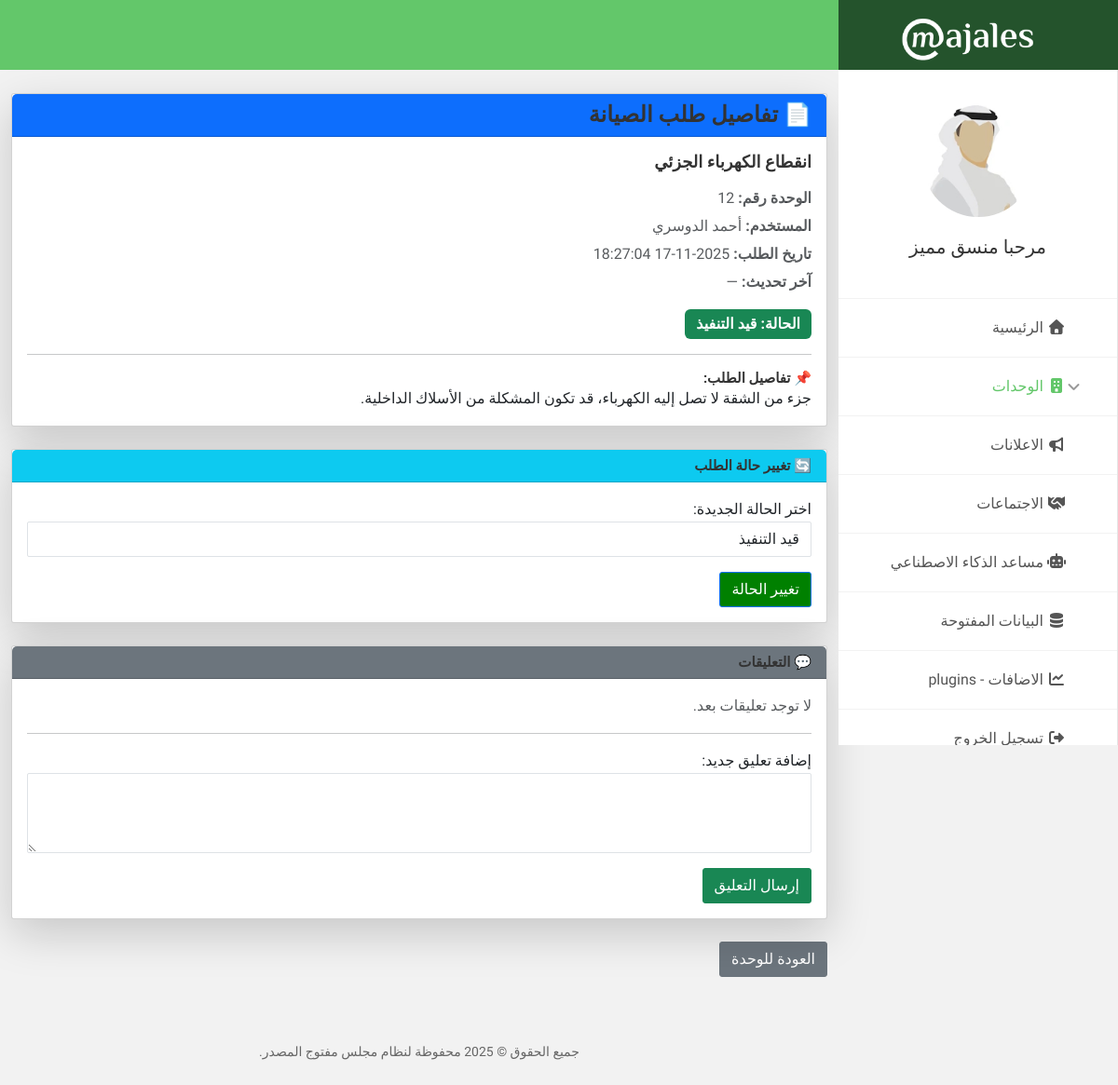
The app's page /viewrequest.php?rid=11 (signed in) with its own data.
### tables this page shows
CREATE TABLE `requests` (
  `id` int(11) NOT NULL,
  `unit_id` int(11) NOT NULL,
  `user_id` int(11) NOT NULL,
  `request_title` varchar(255) NOT NULL,
  `request_text` text NOT NULL,
  `request_date` datetime NOT NULL DEFAULT current_timestamp(),
  `last_update` datetime DEFAULT NULL ON UPDATE current_timestamp(),
  `status` enum('open','pending','in review','in progress','hold','done','canceled') NOT NULL DEFAULT 'open'
);

CREATE TABLE `users` (
  `ID` int(11) NOT NULL,
  `Name` varchar(50) NOT NULL,
  `Email` varchar(70) NOT NULL,
  `Picture_Filename` varchar(50) DEFAULT NULL,
  `Password` varchar(32) NOT NULL,
  `Register_Date` datetime NOT NULL DEFAULT current_timestamp()
);

### viewrequest.php (the view, shortened to what this page needs)
<?php
include("Configuration/Header.php");
include("Configuration/DBInfoReader.php");
$request_id = isset($_GET['rid']) ? intval($_GET['rid']) : 0;
$query = "SELECT r.*, u.name AS user_name
          FROM requests r
          LEFT JOIN users u ON r.user_id = u.id
          WHERE r.id = ?";
$stmt = mysqli_prepare($Connection, $query);
mysqli_stmt_bind_param($stmt, "i", $request_id);
mysqli_stmt_execute($stmt);
$result = mysqli_stmt_get_result($stmt);
$request = mysqli_fetch_assoc($result);
function status_label($st) {
    switch ($st) {
        case "in progress": return ["قيد التنفيذ", "success"];
    }
}
list($status_text, $status_color) = status_label($request["status"]);
?>
<div class="container mt-5" dir="rtl" style="text-align:right;">
    <div class="card shadow-lg mb-4">
        <div class="card-header bg-primary text-white">
            <h3 class="m-0">📄 تفاصيل طلب الصيانة</h3>
        </div>
        <div class="card-body">
            <h4 class="mb-3"><?php echo htmlspecialchars($request["request_title"]); ?></h4>
            <p class="text-muted mb-1"><strong>الوحدة رقم:</strong> <?php echo $request["unit_id"]; ?></p>
            <p class="text-muted mb-1"><strong>المستخدم:</strong> <?php echo $request["user_name"] ?: "غير متوفر"; ?></p>
            <p class="text-muted mb-1"><strong>تاريخ الطلب:</strong> <?php echo $request["request_date"]; ?></p>
            <p class="text-muted mb-3"><strong>آخر تحديث:</strong> <?php echo $request["last_update"] ?: "—"; ?></p>
            <span class="badge bg-<?php echo $status_color; ?>" style="font-size:16px;padding:8px 12px;">
                الحالة: <?php echo $status_text; ?>
            </span>
            <hr>
            <h5>📌 تفاصيل الطلب:</h5>
            <p style="white-space:pre-line;"><?php echo nl2br(htmlspecialchars($request["request_text"])); ?></p>
        </div>
    </div>
    <div class="card shadow-lg mb-4">
        <div class="card-header bg-info text-white">
            <h5 class="m-0">🔄 تغيير حالة الطلب</h5>
        </div>
        <div class="card-body">
            <form method="POST" action="" dir="rtl">
                <div class="form-group mb-3">
                    <label for="status">اختر الحالة الجديدة:</label>
                    <select class="form-control" name="status" id="status" required>
                        <?php
                        $statuses = ['open'=>'مفتوح','pending'=>'قيد الانتظار','in review'=>'قيد المراجعة','in progress'=>'قيد التنفيذ','hold'=>'معلق','done'=>'مكتمل','canceled'=>'ملغي'];
                        foreach($statuses as $key=>$val){
                            $sel = ($request['status']==$key) ? "selected" : "";
                            echo "<option value='$key' $sel>$val</option>";
                        }
                        ?>
                    </select>
                </div>
                <button type="submit" name="change_status" class="btn btn-primary">تغيير الحالة</button>
            </form>
        </div>
    </div>
    <div class="card shadow-lg mb-4">
        <div class="card-header bg-secondary text-white">
            <h5 class="m-0">💬 التعليقات</h5>
        </div>
        <div class="card-body">
            <?php
            $comments_sql = "SELECT c.*, u.name AS user_name FROM request_comments c
                             LEFT JOIN users u ON c.user_id=u.id
                             WHERE c.request_id=? ORDER BY c.created_at ASC";
            $stmt_c = mysqli_prepare($Connection, $comments_sql);
            mysqli_stmt_bind_param($stmt_c, "i", $request_id);
            mysqli_stmt_execute($stmt_c);
            $comments_result = mysqli_stmt_get_result($stmt_c);
            if(mysqli_num_rows($comments_result)>0){
                while($comment = mysqli_fetch_assoc($comments_result)){
                    echo '<div class="mb-3 p-2 border rounded">';
                    echo '<strong>'.htmlspecialchars($comment["user_name"] ?: "غير معروف").'</strong> <small class="text-muted">('.$comment["created_at"].')</small>';
                    echo '<p class="mb-0">'.nl2br(htmlspecialchars($comment["comment_text"])).'</p>';
                    echo '</div>';
                }
            } else {
                echo '<p class="text-muted">لا توجد تعليقات بعد.</p>';
            }
            ?>
            <hr>
            <form method="POST" action="" dir="rtl">
                <div class="form-group mb-3">
                    <label for="comment_text">إضافة تعليق جديد:</label>
                    <textarea name="comment_text" id="comment_text" rows="3" class="form-control" required></textarea>
                </div>
                <button type="submit" name="new_comment" class="btn btn-success">إرسال التعليق</button>
            </form>
        </div>
    </div>
    <div class="text-left mb-5">
        <a href="unitview.php?id=<?php echo $request["unit_id"]; ?>" class="btn btn-secondary">العودة للوحدة</a>
    </div>
</div>
<?php include("Configuration/Footer.php"); ?>

### records on screen
requests: request_title "انقطاع الكهرباء الجزئي", unit "12", user.Name "أحمد الدوسري", request_date "2025-11-17 18:27:04", last_update "—", request_text "جزء من الشقة لا تصل إليه الكهرباء، قد تكون المشكلة من الأسلاك الداخلية."

### other values on screen
$_SESSION['Name'] "منسق مميز"
$status_text "قيد التنفيذ"
form field status "قيد التنفيذ"
